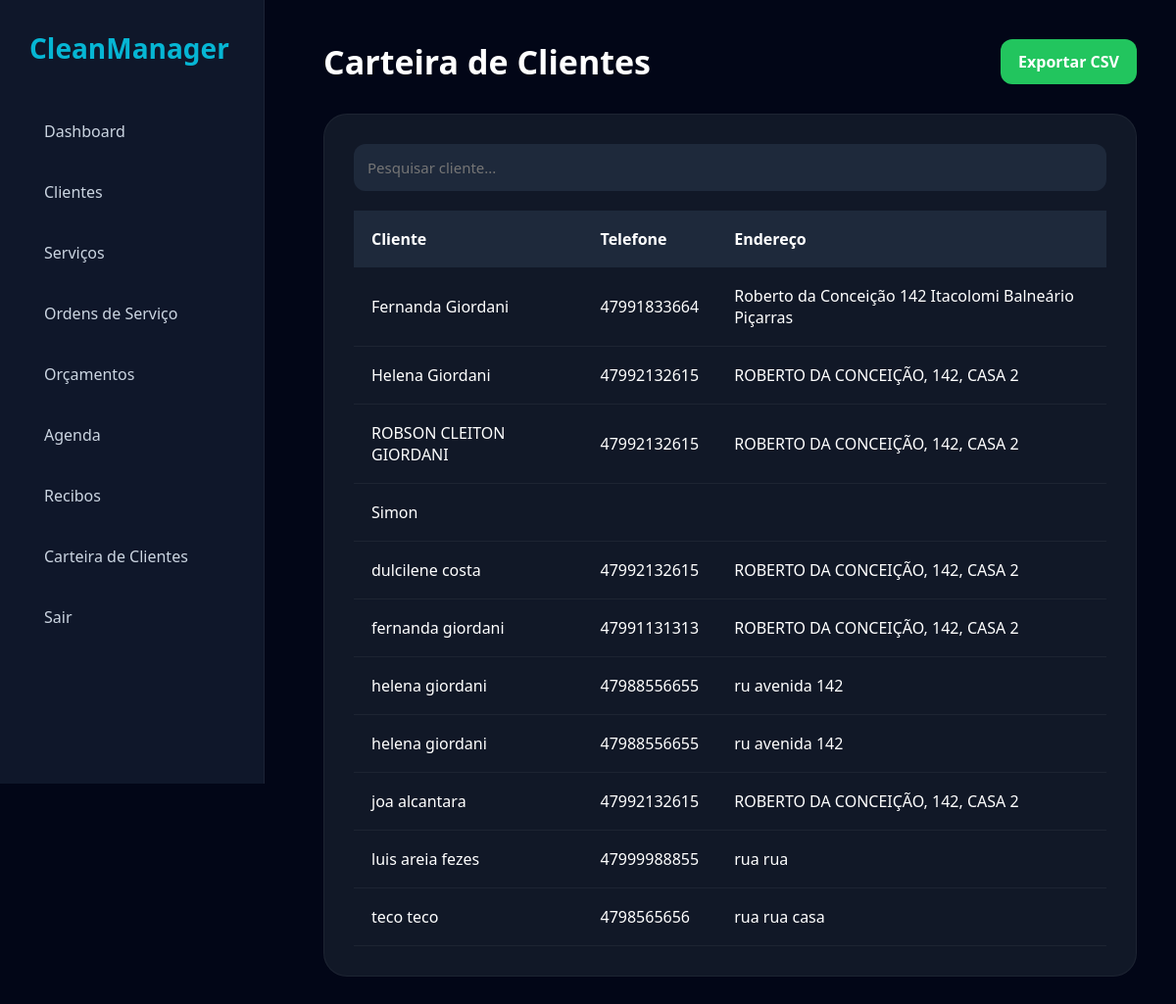
Page /admin/carteira-clientes.php (signed in) on the earlier database version.
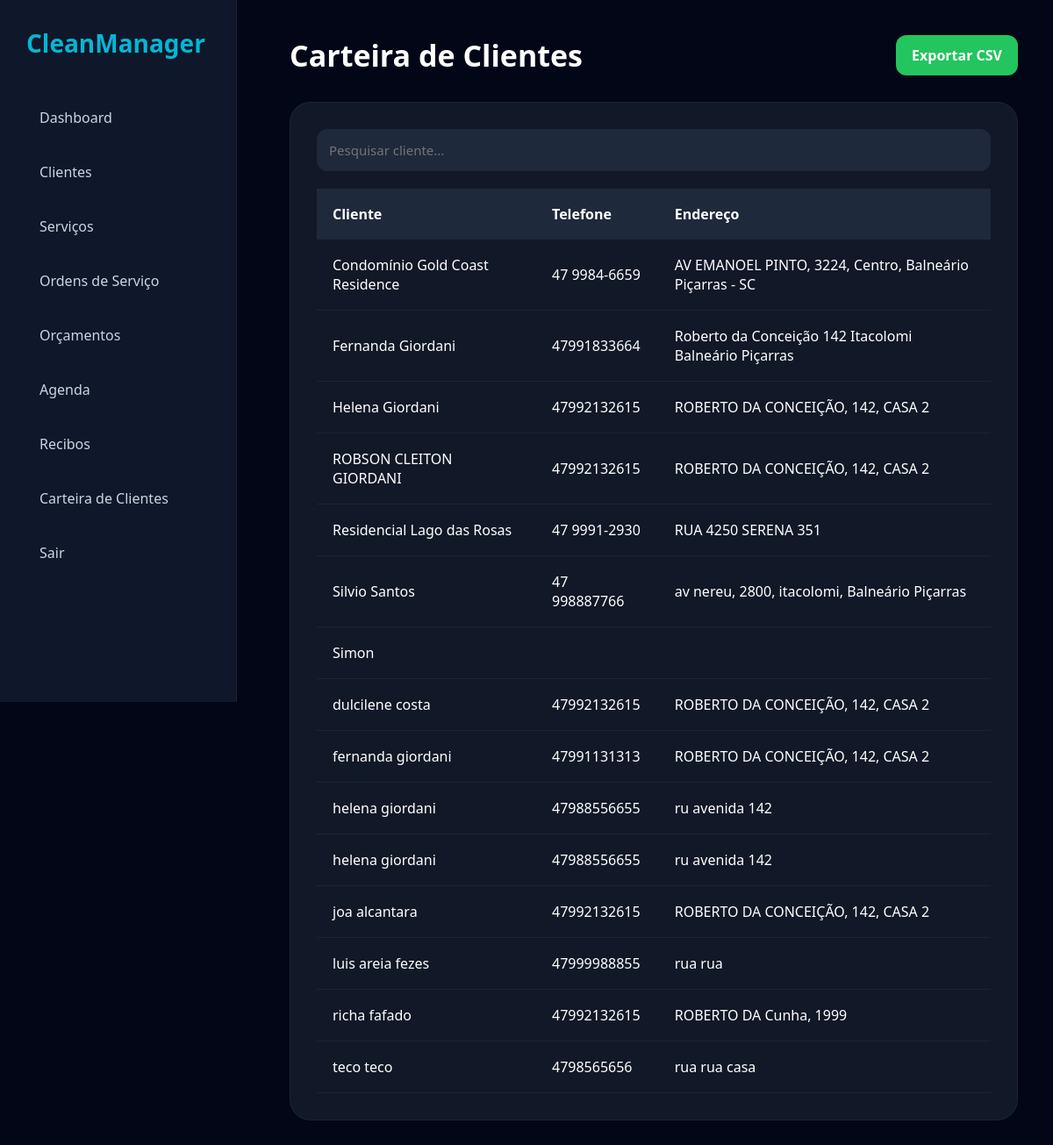
Same page on the later database version.
### tables this page shows
CREATE TABLE clientes (

    id INTEGER PRIMARY KEY AUTOINCREMENT,

    nome TEXT,
    telefone TEXT,
    endereco TEXT,
    observacoes TEXT

, cpf_cnpj TEXT, cidade TEXT, tipo_servico TEXT, origem TEXT);

### admin/carteira-clientes.php (the view, shortened to what this page needs)
<?php
$db = new SQLite3(
__DIR__ . '/../database/cleanmanager.db'
);
$result = $db->query(
"SELECT * FROM clientes ORDER BY nome ASC"
);
?>
<!DOCTYPE html>
<html lang="pt-br">
<head>
<link rel="stylesheet"
href="../assets/css/dashboard.css">
</head>
<body>
<?php include '../includes/sidebar.php'; ?>
<div class="content">
<div class="topbar">
<h1>Carteira de Clientes</h1>
<a
href="exportar-clientes.php"
class="export-btn">
Exportar CSV
</a>
</div>
<div class="card">
<input
type="text"
id="searchInput"
placeholder="Pesquisar cliente..."
class="search-input">
<div class="table-container">
<table id="clientesTable">
<tr>
<th>Cliente</th>
<th>Telefone</th>
<th>Endereço</th>
</tr>
<?php while($cliente = $result->fetchArray()) { ?>
<tr>
<td>
<?= $cliente['nome']; ?>
</td>
<td>
<?= $cliente['telefone']; ?>
</td>
<td>
<?= $cliente['endereco']; ?>
</td>
</tr>
<?php } ?>
</table>
</div>
</div>
</div>
</body>
</html>

Differences in the rows shown:
added clientes: nome "Condomínio Gold Coast Residence", telefone "47 9984-6659", endereco "AV EMANOEL PINTO, 3224, Centro, Balneário Piçarras - SC"
added clientes: nome "Residencial Lago das Rosas", telefone "47 9991-2930", endereco "RUA 4250 SERENA 351"
added clientes: nome "Silvio Santos", telefone "47 998887766", endereco "av nereu, 2800, itacolomi, Balneário Piçarras"
added clientes: nome "richa fafado", telefone "47992132615", endereco "ROBERTO DA Cunha, 1999"
